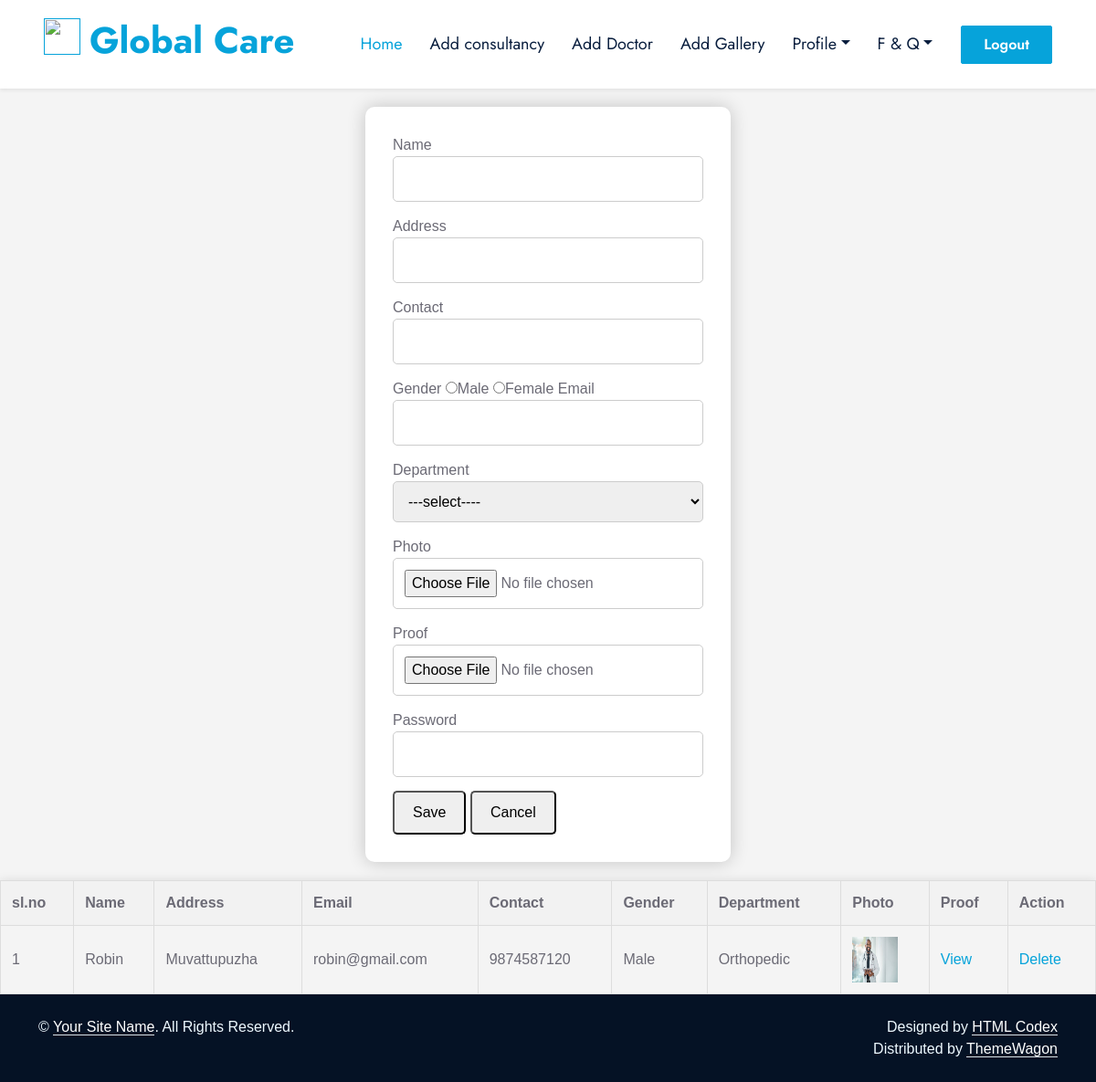
Page /whospital/AddDoctor/ (signed in) on the committed database.
### Hospital/models.py (models this page shows)
class tbl_doctor(models.Model):
    doctor_name=models.CharField(max_length=50)
    doctor_address=models.CharField(max_length=50)
    doctor_Contact=models.CharField(max_length=50)
    doctor_gender=models.CharField(max_length=50)
    doctor_email=models.CharField(max_length=50)
    Department=models.ForeignKey(tbl_department,on_delete=models.CASCADE)
    doctor_photo=models.FileField(upload_to='HosDoc/')
    doctor_proof=models.FileField(upload_to='HosDoc/')
    doctor_password=models.CharField(max_length=50)
    hospital=models.ForeignKey(tbl_newhospital,on_delete=models.CASCADE,null=True)

### Admin/models.py (models this page shows)
class tbl_department(models.Model):
    Department=models.CharField(max_length=50)

### Hospital/views.py (the view)
# urls.py: path('AddDoctor/',views.adddoctor,name="AddDoctor"),
def adddoctor(request):
    depObj=tbl_department.objects.all()
    hosdata=tbl_newhospital.objects.get(id=request.session['hid'])
    docdata=tbl_doctor.objects.filter(hospital=hosdata)
    if request.method=="POST":
        depid=tbl_department.objects.get(id=request.POST.get("sel_department"))
        hosid=tbl_newhospital.objects.get(id=request.session['hid'])
        tbl_doctor.objects.create(doctor_name=request.POST.get("txtname"),
        doctor_address=request.POST.get("txtadd"),
        doctor_Contact=request.POST.get("txtcon"),
        doctor_gender=request.POST.get("txtgen"),
        doctor_email=request.POST.get("txtemail"),
        doctor_photo=request.FILES.get("filepic"),
        doctor_proof=request.FILES.get("filepro"),
        doctor_password=request.POST.get("txtpass"),
        Department=depid,
        hospital=hosid
        )
        return render(request,"Hospital/AddDoctor.html",{'dep':depObj,'adata':docdata})
    else:
        return render(request,"Hospital/AddDoctor.html",{'dep':depObj,'adata':docdata})

### Hospital/Templates/Hospital/AddDoctor.html (shortened to what this page needs)
{% extends 'Hospital/Head.html' %}
{% load static %}
{% block content %}
<!DOCTYPE html>
<html lang="en">
<head>
</head>
<body>
    <form action="" method="post" enctype="multipart/form-data">
        <label for="txtname">Name</label>
        <input type="text" name="txtname" id="txtname" title="Name Allows Only Alphabets, Spaces and First Letter Must Be Capital Letter" pattern="^[A-Z]+[a-zA-Z ]*$"  autocomplete="off" required>
        <label for="txtadd">Address</label>
        <input type="text" name="txtadd" id="txtadd" autocomplete="off" required>
        <label for="txtcon">Contact</label>
        <input type="text" name="txtcon" id="txtcon" pattern="[6-9]{1}[0-9]{9}" title="Phone number with 6-9 and remaining 9 digits with 0-9" autocomplete="off" required>
        <label>Gender</label>
        <input type="radio" name="txtgen" value="Male">Male
        <input type="radio" name="txtgen" value="Female">Female
        <label for="txtemail">Email</label>
        <input type="email" name="txtemail" id="txtemail" required>
        <label for="sel_department">Department</label>
        <select name="sel_department" id="sel_department" required>
            <option value="">---select----</option>
        </select>
        <label for="filepic">Photo</label>
        <input type="file" name="filepic" required>
        <label for="filepro">Proof</label>
        <input type="file" name="filepro" required>
        <label for="txtpass">Password</label>
        <input type="text" name="txtpass" id="txtpass" pattern="(?=.*\d)(?=.*[a-z])(?=.*[A-Z]).{8,}" title="Must contain at least one number and one uppercase and lowercase letter, and at least 8 or more characters" autocomplete="off" required>
        <div>
            <input type="submit" value="Save">
            <input type="reset" value="Cancel">
        </div>
    </form>
    <table>
        <thead>
            <tr>
                <th>sl.no</th>
                <th>Name</th>
                <th>Address</th>
                <th>Email</th>
                <th>Contact</th>
                <th>Gender</th>
                <th>Department</th>
                <th>Photo</th>
                <th>Proof</th>
                <th>Action</th>
            </tr>
        </thead>
        <tbody>
            {% for i in adata %}
                <tr>
                    <td>{{ forloop.counter }}</td>
                    <td>{{i.doctor_name}}</td>
                    <td>{{i.doctor_address}}</td>
                    <td>{{i.doctor_email}}</td>
                    <td>{{i.doctor_Contact}}</td>
                    <td>{{i.doctor_gender}}</td>
                    <td>{{i.Department.Department}}</td>
                    <td><img src="{{ i.doctor_photo.url }}" alt="Photo" width="50" height="50"></td>
                    <td><a href="{{ i.doctor_proof.url }}" alt="Proof" download>View</a></td>
                    <td><a href="{% url 'whospital:del_adddoctor' i.id %}" class="action-link">Delete</a></td>
                </tr>
            {% endfor %}
        </tbody>
    </table>
</body>
</html>
{% endblock content %}

### Guest/static/Hospital/css/style.css (style rules this page uses)
:root { --primary: #06A3DA; --secondary: #F57E57; --light: #EEF9FF; --dark: #091E3E; }

### Hospital/Templates/Hospital/AddDoctor.html (style rules this page uses)
body { font-family: Arial, sans-serif; background-color: #f4f4f4; margin: 0; padding: 0; }
form { max-width: 400px; margin: 20px auto; background-color: #ffffff; padding: 30px; border-radius: 10px; box-shadow: 0 0 20px rgba(0, 0, 0, 0.2); }
input[type="text"], input[type="email"], input[type="password"], select, input[type="file"] { width: 100%; padding: 12px; margin-bottom: 15px; border: 1px solid #ccc; border-radius: 5px; }
input[type="submit"], input[type="reset"] { padding: 10px 20px; font-size: 16px; cursor: pointer; border-radius: 5px; transition: background-color 0.3s ease; }
table { width: 100%; border-collapse: collapse; margin-top: 20px; box-shadow: 0 0 10px rgba(0, 0, 0, 0.1); }
th, td { padding: 12px; text-align: left; border: 1px solid #ddd; }
th { background-color: #f2f2f2; }

### rows in the picture
tbl_doctor: doctor_name "Robin", doctor_address "Muvattupuzha", doctor_email "robin@gmail.com", doctor_Contact "9874587120", doctor_gender "Male", Department.Department "Orthopedic", doctor_photo (picture)
